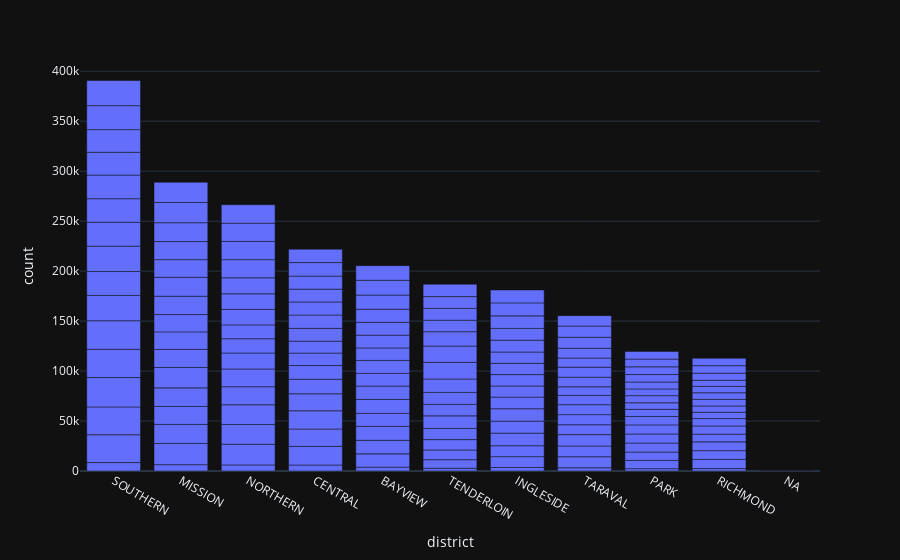

Here is the notebook cell this chart was saved with:
### Code cell
fig = px.bar(df_danger_yearly, x="district", y="count")
fig.update_layout(template='plotly_dark', barmode='stack', xaxis={'categoryorder':'total descending'})
fig.show()

### Figure 1 — Plotly figure (JSON) as saved in the notebook; plotly's stock layout.template omitted (floating-point values rounded to 4 significant figures; data arrays with more than 128 entries replaced by an {"elided": "..."} marker saying what was removed)
{"data": [{"alignmentgroup": "True", "hovertemplate": "district=%{x}<br>count=%{y}<extra></extra>", "legendgroup": "", "marker": {"color": "#636efa", "pattern": {"shape": ""}}, "name": "", "offsetgroup": "", "orientation": "v", "showlegend": false, "textposition": "auto", "type": "bar", "x": {"elided": "161 str values"}, "xaxis": "x", "y": {"elided": "161 int values"}, "yaxis": "y"}], "layout": {"autosize": true, "barmode": "stack", "legend": {"tracegroupgap": 0}, "margin": {"t": 60}, "xaxis": {"anchor": "y", "autorange": true, "categoryorder": "total descending", "domain": [0, 1], "range": [-0.5, 10.5], "title": {"text": "district"}, "type": "category"}, "yaxis": {"anchor": "x", "autorange": true, "domain": [0, 1], "range": [0, 411300.0], "title": {"text": "count"}, "type": "linear"}}}
